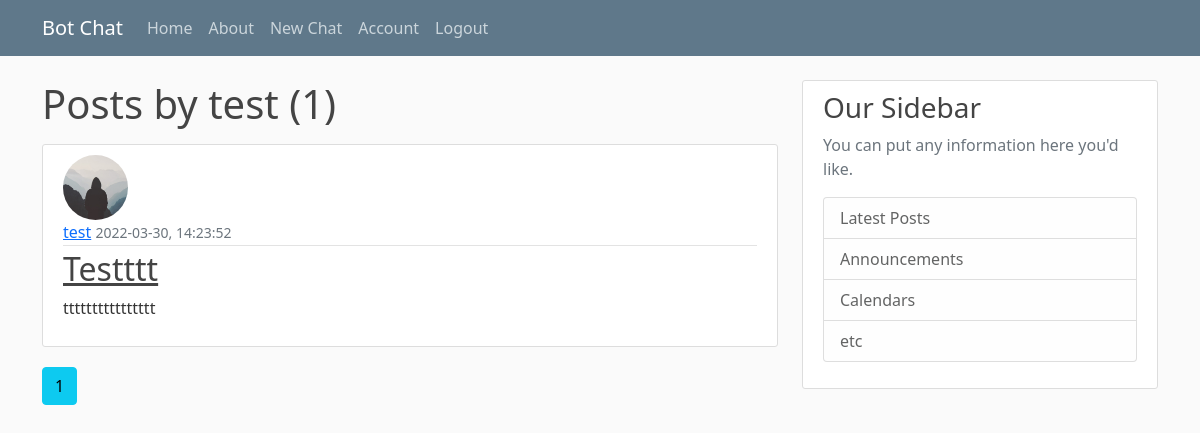
Screenshot of /user/test (signed in) with the database file from the repository.
### FlaskServer/model.py (models this page shows, shortened)
class User(db.Model, UserMixin):
    id = db.Column(db.Integer, primary_key=True)
    username = db.Column(db.String(20), unique=True, nullable=False)
    email = db.Column(db.String(120), unique=True, nullable=False)
    image_file = db.Column(db.String(20), nullable=False, default='default.jpg')
    password = db.Column(db.String(60), nullable=False)
    posts = db.relationship('Post', backref='author', lazy=True)

class Post(db.Model):
    id = db.Column(db.Integer, primary_key=True)
    title = db.Column(db.String(100), nullable=False)
    date_posted = db.Column(db.DateTime, nullable=False, default=datetime.utcnow)
    content = db.Column(db.Text, nullable=False)
    user_id = db.Column(db.Integer, db.ForeignKey('user.id'), nullable=False)

### FlaskServer/users/routes.py (the view)
@users.route("/user/<string:username>")
def user_post(username):
    page = request.args.get('page', 1, type=int)
    user = User.query.filter_by(username=username).first_or_404()
    posts = Post.query.filter_by(author=user)\
        .order_by(Post.date_posted.desc())\
        .paginate(per_page=5)
    return render_template('user_post.html', posts=posts, user=user)

### FlaskServer/model.py (called while the page is built)
@login_manager.user_loader
def load_user(user_id):
    return User.query.get(int(user_id))

### FlaskServer/templates/user_post.html
{% extends "layout.html" %}
{%block content%}
    <h1 class="mb-3">Posts by {{ user.username }} ({{ posts.total }})</h1>
    {% for post in posts.items %}
        <article class="media content-section">
            <img class="rounded-circle article-img" src="{{ url_for('static', filename='profile_pics/' + post.author.image_file) }}"></img>
            <div class="media-body">
            <div class="article-metadata">
                <a class="mr-2" href="{{ url_for('users.user_post', username=post.author.username) }}">{{ post.author.username }}</a>
                <small class="text-muted">{{ post.date_posted.strftime("%Y-%m-%d, %H:%M:%S") }}</small>
            </div>
            <h2><a class="article-title" href="{{ url_for('posts.post', post_id=post.id) }}">{{ post.title }}</a></h2>
            <p class="article-content">{{ post.content }}</p>
            </div>
        </article>
    {% endfor %}
    {% for page_num in posts.iter_pages(left_edge=1, right_edge=1, left_current=2, right_current=3) %}
        {% if page_num %}
            {% if posts.page == page_num %}
                <a class="btn btn-info mb-4" href="{{ url_for('users.user_post', username=user.username, page=page_num) }}">{{ page_num }}</a>
            {% else %}
                <a class="btn btn-outline-info mb-4" href="{{ url_for('users.user_post', username=user.username, page=page_num) }}">{{ page_num }}</a>
            {% endif %}
        {% else %}
            ...
        {% endif %}
    {% endfor %}
{%endblock content%}

### FlaskServer/static/main.css (style rules this page uses)
body { background: #fafafa; color: #333333; margin-top: 5rem; }
h1, h2, h3, h4, h5, h6 { color: #444444; }
.content-section { background: #ffffff; padding: 10px 20px; border: 1px solid #dddddd; border-radius: 3px; margin-bottom: 20px; }
.article-title { color: #444444; }
.article-content { white-space: pre-line; }
.article-img { height: 65px; width: 65px; margin-right: 16px; }
.article-metadata { padding-bottom: 1px; margin-bottom: 4px; border-bottom: 1px solid #e3e3e3 }

### rows the page displays
User: username "test"
Post: image_file (placeholder picture), author.username "test", date_posted "2022-03-30, 14:23:52", title "Testttt", content "tttttttttttttttt"

### other values shown
{{ posts.total }} "1"
{{ page_num }} "1"
